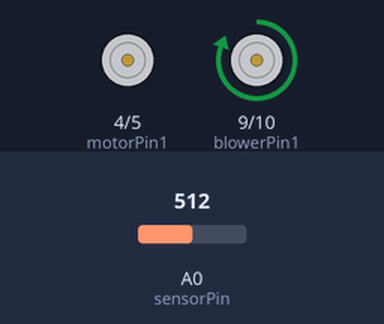
Recording of a sketch running on a simulated Arduino Uno, built with avr-gcc and run on an emulated ATmega328P. On the bench: motor-driver pin pairs drawn as motors (green arrow = first pin HIGH = forward, orange = second pin HIGH = backward, longer = more drive). Inputs (shaded band) come from the test bench; at power-on: A0 (sensorPin) = 512.

Above: at 1.8 s.
1.9 s: A0 (sensorPin) set to 318
3.4 s: A0 (sensorPin) set to 290
At 4.3 s:
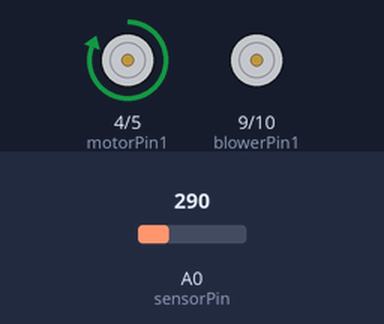
5.5 s: A0 (sensorPin) set to 511
At 7.0 s:
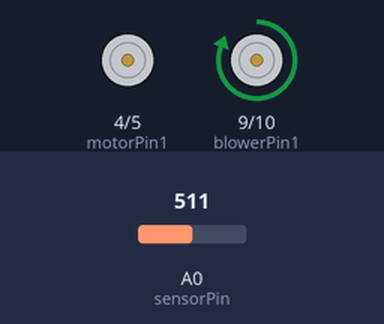
7.5 s: A0 (sensorPin) set to 306
At 8.5 s:
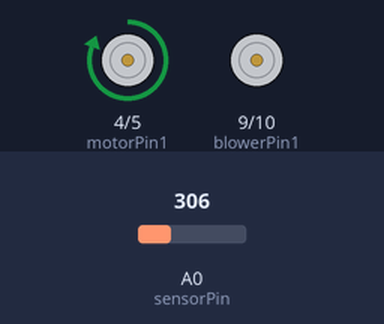
Timing chart, 0 to 10.5 s (numbered marks = the images above; inputs shaded):
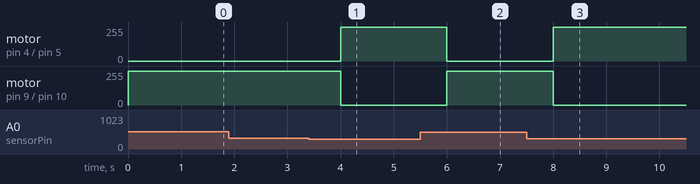

The sketch:

motor_blower_basic.ino
```cpp
int motorPin1 = 4;
int motorPin2 = 5;
int blowerPin1 = 9;
int blowerPin2 = 10;
const int sensorPin = A0;
float thresholdValue = 30.0;

void setup() {
  pinMode(motorPin1, OUTPUT);
  pinMode(motorPin2, OUTPUT);
  pinMode(blowerPin1, OUTPUT);
  pinMode(blowerPin2, OUTPUT);
  Serial.begin(9600);
}

void loop() {
  float sensorValue = analogRead(sensorPin);
  float normalizedValue = (sensorValue / 1024.0) * 100.0;

  if (normalizedValue < thresholdValue) {
    digitalWrite(motorPin1, HIGH);
    digitalWrite(motorPin2, LOW);
    digitalWrite(blowerPin1, LOW);
    digitalWrite(blowerPin2, LOW);
  } else {
    digitalWrite(motorPin1, LOW);
    digitalWrite(motorPin2, LOW);
    digitalWrite(blowerPin1, HIGH);
    digitalWrite(blowerPin2, LOW);
  }

  delay(1000);
}
```

Measured:
- the behaviour switches between 308 and 307 on A0 (sensorPin) (found by bisection; images 0 and 1)
- after the input at 1.9 s, every drawn part: stays the same
- after the input at 3.4 s, motor on pin 4 (motorPin1) / pin 5 (motorPin2): stopped → forward 255/255 after 0.60 s; motor on pin 9 (blowerPin1) / pin 10 (blowerPin2): forward 255/255 → stopped after 0.60 s
- after the input at 5.5 s, motor on pin 4 (motorPin1) / pin 5 (motorPin2): forward 255/255 → stopped after 0.50 s; motor on pin 9 (blowerPin1) / pin 10 (blowerPin2): stopped → forward 255/255 after 0.50 s
- after the input at 7.5 s, motor on pin 4 (motorPin1) / pin 5 (motorPin2): stopped → forward 255/255 after 0.50 s; motor on pin 9 (blowerPin1) / pin 10 (blowerPin2): forward 255/255 → stopped after 0.50 s
